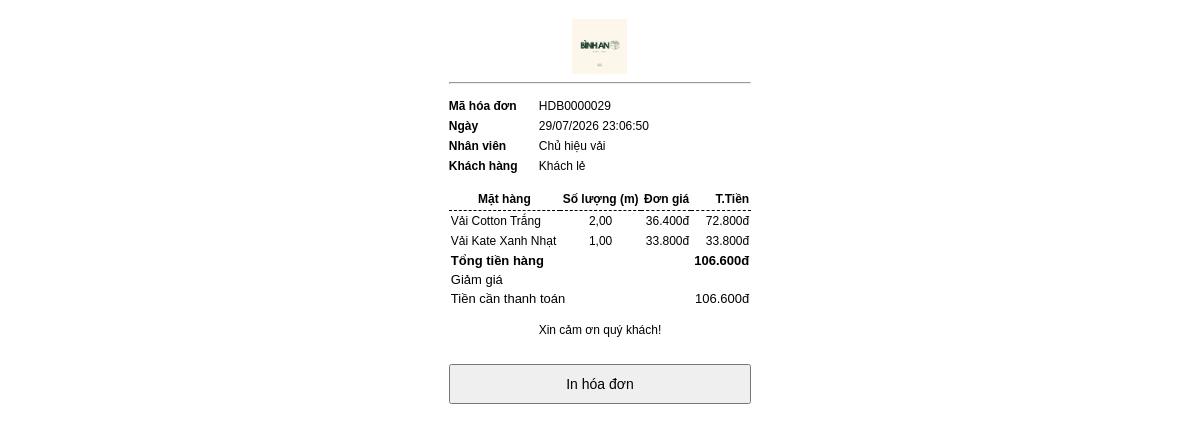
The page /sales/orders/29/print/ (signed in) on the database its author committed.
### sales/models.py (models this page shows, shortened)
class SalesOrder(models.Model):
    class Status(models.TextChoices):
        DRAFT = "draft", "Nháp"
        COMPLETED = "completed", "Đã thanh toán"
        CANCELLED = "cancelled", "Đã hủy"
    employee = models.ForeignKey(settings.AUTH_USER_MODEL,on_delete=models.PROTECT,related_name="sales_orders",verbose_name="Nhân viên")
    discount = models.DecimalField( max_digits=12,decimal_places=0,default=0,verbose_name="Giảm giá")
    total_amount = models.DecimalField( max_digits=12,decimal_places=0,default=0,verbose_name="Tổng tiền")
    final_amount = models.DecimalField( max_digits=12,decimal_places=0,default=0,verbose_name="Thành tiền")
    status = models.CharField(  max_length=20,choices=Status.choices,default=Status.DRAFT,db_index=True,verbose_name="Trạng thái")
    created_at = models.DateTimeField( auto_now_add=True, verbose_name="Ngày lập")
    completed_at = models.DateTimeField(null=True, blank=True, verbose_name="Ngày thanh toán")
    updated_at = models.DateTimeField( auto_now=True,verbose_name="Ngày cập nhật")
    class Meta:
        ordering = ["-created_at"]
        verbose_name = "Hóa đơn bán"
        verbose_name_plural = "Hóa đơn bán"
    @property
    def order_code(self):
        return f"HDB{self.pk:07d}" if self.pk else "HDBM"

class SalesOrderItem(models.Model):
    order = models.ForeignKey( SalesOrder, on_delete=models.CASCADE, related_name="items",verbose_name="Hóa đơn")
    product = models.ForeignKey(Product, on_delete=models.PROTECT,related_name="sales_items",verbose_name="Sản phẩm")
    quantity = models.DecimalField(max_digits=10, decimal_places=2,verbose_name="Số lượng (mét)")
    unit_price = models.DecimalField( max_digits=12, decimal_places=0,verbose_name="Đơn giá")
    subtotal = models.DecimalField(max_digits=12,decimal_places=0,editable=False,verbose_name="Thành tiền")
    class Meta:
        ordering = ["id"]
        verbose_name = "Chi tiết hóa đơn"
        verbose_name_plural = "Chi tiết hóa đơn"

### accounts/models.py (models this page shows, shortened)
class User(AbstractUser):
    first_name = None
    last_name = None
    class Role(models.TextChoices):
        OWNER = "OWNER", "Chủ cửa hàng"
        EMPLOYEE = "EMPLOYEE", "Nhân viên"
    username = models.CharField(max_length=50,unique=True,verbose_name="Tên đăng nhập")
    full_name = models.CharField(max_length=100,verbose_name="Họ và tên")
    phone = models.CharField(max_length=10,unique=True,verbose_name="Số điện thoại")
    role = models.CharField( max_length=20, choices=Role.choices, default=Role.EMPLOYEE, verbose_name="Vai trò")
    is_active = models.BooleanField(default=True,verbose_name="Đang hoạt động")
    created_at = models.DateTimeField(auto_now_add=True,verbose_name="Ngày tạo")
    updated_at = models.DateTimeField(auto_now=True,verbose_name="Ngày cập nhật")
    USERNAME_FIELD = "username"
    REQUIRED_FIELDS = ["full_name", "phone"]
    class Meta:
        db_table = "users"
        ordering = ["full_name"]
        verbose_name = "Người dùng"
        verbose_name_plural = "Người dùng"

### inventory/models.py (models this page shows, shortened)
class Product(models.Model):
    class Status(models.TextChoices):
        ACTIVE = "active", "Còn bán"
        INACTIVE = "inactive", "Ngừng kinh doanh"
    name = models.CharField(max_length=200,unique=True,verbose_name="Tên vải"    )
    cost_price = models.DecimalField(max_digits=12,decimal_places=0,default=0, verbose_name="Giá vốn"    )
    selling_price = models.DecimalField(max_digits=12,decimal_places=0,default=0,verbose_name="Giá bán")
    stock_quantity = models.DecimalField(max_digits=10,decimal_places=2,default=Decimal("0.00"),verbose_name="Tồn kho (mét)")
    minimum_stock = models.DecimalField(max_digits=10,decimal_places=2,default=10,verbose_name="Tồn kho tối thiểu")
    status = models.CharField(max_length=20,choices=Status.choices,default=Status.ACTIVE, verbose_name="Trạng thái")
    created_at = models.DateTimeField(auto_now_add=True)
    updated_at = models.DateTimeField(auto_now=True)
    profit_margin = models.DecimalField(max_digits=5,decimal_places=2,default=Decimal("0.00"), verbose_name="Tỷ lệ lợi nhuận (%)")
    class Meta:
        verbose_name = "Mặt hàng"
        verbose_name_plural = "Mặt hàng"
        ordering = ["name"]

### sales/views.py (the view)
# urls.py: path("orders/<int:order_id>/print/", views.print_invoice, name="print_invoice",),
@login_required(login_url="login")
def print_invoice(request, order_id):
    order = get_order(order_id)
    return render(request, "sales/invoice.html", {"order": order,},)

### accounts/context_processors.py (called while the page is built)
def notifications_context(request):
    if request.user.is_authenticated:
        user_notifications = Notification.objects.filter(receiver=request.user).order_by("-created_at")[:10]
        unread_count = Notification.objects.filter(receiver=request.user, is_read=False).count()
        return {
            "notifications": user_notifications,
            "unread_notification_count": unread_count,
        }
    return {
        "notifications": [],
        "unread_notification_count": 0,
    }

### sales/templatetags/money.py (called while the page is built)
@register.filter
def money(value):
    if value in [None, ""]:
        return ""
    try:
        numeric_value = float(value)
        return f"{numeric_value:,.0f}".replace(",", ".") + "đ"
    except (ValueError, TypeError):
        return value

### sales/views.py (called while the page is built)
def get_order(order_id):
    return get_object_or_404(
        SalesOrder.objects
        .select_related("employee")
        .prefetch_related("items__product"),
        pk=order_id,
    )

### templates/sales/invoice.html (shortened to what this page needs)
{% load static %}
{% load money %}
<!DOCTYPE html>
<html lang="vi">
<head>
    <link rel="stylesheet" href="{% static 'css/invoice.css' %}">
</head>
<body>
    <div class="invoice">
        <div class="shop-header">
            <img src="{% static 'img/Logo.jpg' %}" alt="Logo cửa hàng" class="shop-logo">
        </div>
        <hr>
        <div class="invoice-info">
            <div class="info-row">
                <span class="label">Mã hóa đơn</span>
                <span class="value">{{ order.order_code }}</span>
            </div>
            <div class="info-row">
                <span class="label">Ngày</span>
                <span class="value">{{ order.created_at|date:"d/m/Y H:i:s" }}</span>
            </div>
            <div class="info-row">
                <span class="label">Nhân viên</span>
                <span class="value">{{ order.employee.full_name }}</span>
            </div>
            <div class="info-row">
                <span class="label">Khách hàng</span>
                <span class="value">Khách lẻ</span>
            </div>
        </div>
        <table>
            <thead>
                <tr>
                    <th>Mặt hàng</th>
                    <th class="center">Số lượng (m)</th>
                    <th class="right">Đơn giá</th>
                    <th class="right">T.Tiền</th>
                </tr>
            </thead>
            <tbody>
                {% for item in order.items.all %}
                <tr>
                    <td>{{ item.product.name }}</td>
                    <td class="center">
                        {{ item.quantity|floatformat:2 }}
                    </td>
                    <td class="right">
                        {{ item.unit_price|money }}
                    </td>
                    <td class="right">
                        {{ item.subtotal |money}}
                    </td>
                </tr>
                {% endfor %}
            </tbody>
            <tfoot>
                <tr>
                    <td colspan="3" class="summary-label-cell">
                        <strong>Tổng tiền hàng</strong>
                    </td>
                    <td class="right summary-value-cell">
                        <strong>{{ order.total_amount|default:order.final_amount|money }}</strong>
                    </td>
                </tr>
                <tr>
                    <td colspan="3" class="summary-label-cell">
                        Giảm giá
                    </td>
                    <td class="right summary-value-cell">
                    </td>
                </tr>
                <tr>
                    <td colspan="3" class="summary-label-cell">
                        Tiền cần thanh toán
                    </td>
                    <td class="right summary-value-cell">
                        {{ order.final_amount|money }}
                    </td>
                </tr>
            </tfoot>
        </table>
        <p style="text-align:center; margin-top:15px;"> Xin cảm ơn quý khách!</p>
        <button
            type="button"
            class="btn"
            onclick="window.print()">
            In hóa đơn
        </button>
    </div>
</body>
</html>

### static/css/invoice.css (style rules this page uses)
body { font-family: Arial, sans-serif; width: 80mm; margin: 0 auto; padding: 5mm; font-size: 12px; }
.shop-header { text-align: center; margin-bottom: 8px; }
.shop-logo { display: block; margin: 0 auto; max-width: 80px; max-height: 55px; object-fit: contain; }
table { width:100%; border-collapse:collapse; }
th,td { border-bottom:1px; padding:4px 0; font-size:12px; }
th { font-weight:700; }
.btn { margin-top:15px; width:100%; padding:10px; font-size:14px; cursor:pointer; }
.invoice-info { margin:15px 0; }
.info-row { display:flex; margin-bottom:6px; }
.label { width:90px; font-weight:bold; }
.value { flex:1; }
table { width:100%; border-collapse:collapse; font-size:12px; }
th { border-bottom:1px dashed #000; padding:4px 2px; }
td { padding:3px 2px; }
.center { text-align:center; }
.right { text-align:right; }
tfoot td { font-size:13px; padding:2px 2px; border: none; }
tfoot strong { font-weight: 700; }
.summary-label-cell, .summary-value-cell { font-weight: 400; }
.summary-label-cell { text-align: left; }
.summary-value-cell { text-align: right; }

### rows shown on the page
SalesOrder: order_code "HDB0000029", created_at "29/07/2026 23:06:50", employee.full_name "Chủ hiệu vải", total_amount "106.600đ", final_amount "106.600đ"
SalesOrderItem: product.name "Vải Cotton Trắng", quantity "2,00", unit_price "36.400đ", subtotal "72.800đ"
SalesOrderItem: product.name "Vải Kate Xanh Nhạt", quantity "1,00", unit_price "33.800đ", subtotal "33.800đ"
